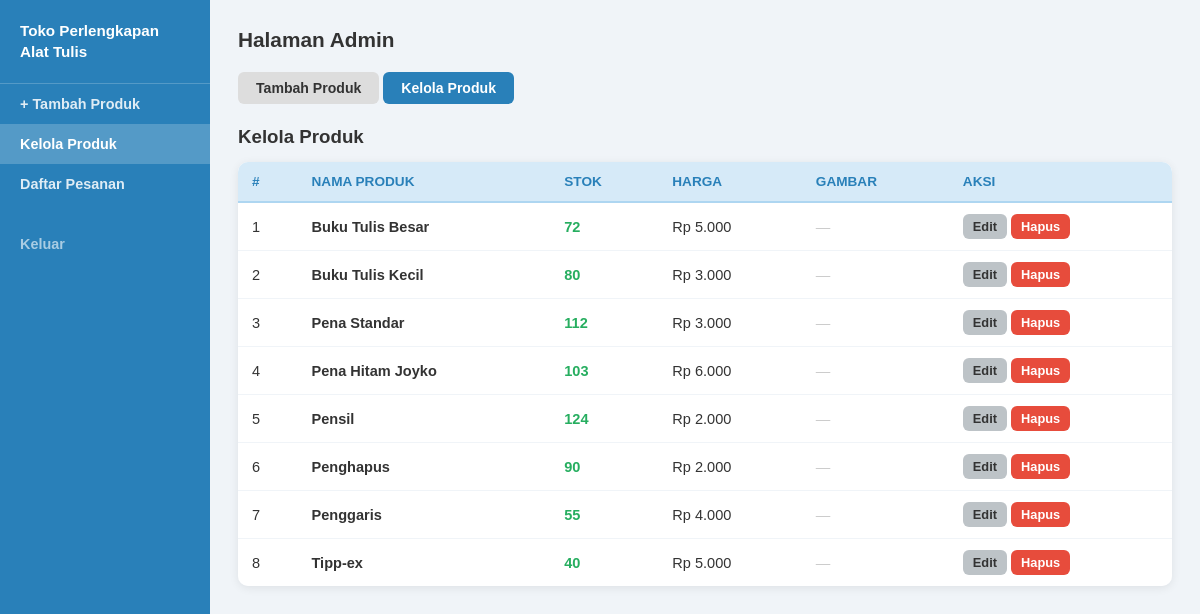
Screenshot of /admin/kelola.php (signed in) with the database file from the repository.
### tables this page shows
CREATE TABLE IF NOT EXISTS produk (
    id INT AUTO_INCREMENT PRIMARY KEY,
    nama_produk VARCHAR(150) NOT NULL,
    harga INT NOT NULL,
    stok INT DEFAULT 0,
    gambar VARCHAR(255) DEFAULT NULL
);

### admin/kelola.php (the view, shortened to what this page needs)
<?php
require_once '../koneksi.php';
$semua          = $conn->query("SELECT * FROM produk ORDER BY id ASC")->fetch_all(MYSQLI_ASSOC);
?>
<!DOCTYPE html>
<html lang="id">
<head>
<link rel="stylesheet" href="../css/style.css">
</head>
<body>
<div class="layout-admin">
    <aside class="sidebar">
        <div class="brand">Toko Perlengkapan<br>Alat Tulis</div>
        <nav>
            <a href="index.php">+ Tambah Produk</a>
            <a href="kelola.php" class="aktif">Kelola Produk</a>
            <a href="pesanan.php">Daftar Pesanan</a>
            <a href="../user/logout.php" style="color:rgba(255,255,255,0.6);margin-top:20px;">Keluar</a>
        </nav>
    </aside>
    <main class="konten">
        <h1>Halaman Admin</h1>
        <div class="tab">
            <a href="index.php">Tambah Produk</a>
            <a href="kelola.php" class="aktif">Kelola Produk</a>
        </div>
        <h3 style="margin-bottom:14px;">Kelola Produk</h3>
        <div class="tabel-wrap">
        <table>
            <thead>
                <tr><th>#</th><th>Nama Produk</th><th>Stok</th><th>Harga</th><th>Gambar</th><th>Aksi</th></tr>
            </thead>
            <tbody>
            <?php foreach ($semua as $i => $p): ?>
            <tr>
                <td><?= $i+1 ?></td>
                <td style="font-weight:bold;"><?= htmlspecialchars($p['nama_produk']) ?></td>
                <td style="color:<?= $p['stok']<10?'#e74c3c':'#27ae60' ?>;font-weight:bold;"><?= $p['stok'] ?></td>
                <td>Rp <?= number_format($p['harga'],0,',','.') ?></td>
                <td>
                    <?php if ($p['gambar'] && file_exists("../uploads/".$p['gambar'])): ?>
                    <img src="../uploads/<?= $p['gambar'] ?>" style="width:40px;height:40px;object-fit:cover;border-radius:5px;">
                    <?php else: ?><span style="color:#ccc;">—</span><?php endif; ?>
                </td>
                <td>
                    <a href="kelola.php?edit=<?= $p['id'] ?>" class="btn btn-abu" style="font-size:0.8rem;padding:5px 10px;">Edit</a>
                    <a href="kelola.php?konfirm=<?= $p['id'] ?>" class="btn btn-merah" style="font-size:0.8rem;padding:5px 10px;">Hapus</a>
                </td>
            </tr>
            <?php endforeach; ?>
            </tbody>
        </table>
        </div>
    </main>
</div>
</body>
</html>

### css/style.css (style rules this page uses)
* { margin: 0; padding: 0; box-sizing: border-box; }
body { font-family: Arial, sans-serif; background: #f0f4f8; color: #333; }
a { text-decoration: none; color: #2980b9; }
.btn { display: inline-block; padding: 8px 20px; border-radius: 6px; border: none; font-size: 0.9rem; font-weight: bold; cursor: pointer; font-family: Arial, sans-serif; }
.btn-merah { background: #e74c3c; color: #fff; }
.btn-abu { background: #bdc3c7; color: #333; }
.tabel-wrap { overflow-x: auto; border-radius: 10px; box-shadow: 0 2px 10px rgba(0,0,0,0.08); }
table { width: 100%; border-collapse: collapse; background: #fff; }
thead tr { background: #d6eaf8; }
th { padding: 12px 14px; text-align: left; font-size: 0.85rem; color: #2980b9; text-transform: uppercase; border-bottom: 2px solid #aed6f1; }
td { padding: 11px 14px; border-bottom: 1px solid #f0f4f8; font-size: 0.91rem; vertical-align: middle; }
tbody tr:last-child td { border-bottom: none; }
.layout-admin { display: flex; min-height: 100vh; }
.sidebar { width: 210px; background: #2980b9; flex-shrink: 0; display: flex; flex-direction: column; }
.sidebar .brand { color: #fff; font-weight: bold; font-size: 0.95rem; padding: 20px; border-bottom: 1px solid rgba(255,255,255,0.2); line-height: 1.4; }
.sidebar nav a { display: block; padding: 12px 20px; color: rgba(255,255,255,0.85); font-size: 0.9rem; font-weight: bold; text-decoration: none; }
.sidebar nav a:hover, .sidebar nav a.aktif { background: rgba(255,255,255,0.2); color: #fff; }
.konten { flex: 1; padding: 28px; background: #f0f4f8; }
.konten h1 { font-size: 1.3rem; margin-bottom: 20px; }
.tab { display: flex; gap: 4px; margin-bottom: 22px; }
.tab a { padding: 8px 18px; border-radius: 6px; font-weight: bold; font-size: 0.88rem; background: #ddd; color: #333; text-decoration: none; }
.tab a.aktif { background: #2980b9; color: #fff; }

### rows the page displays
produk: nama_produk "Buku Tulis Besar", stok "72", harga "5.000"
produk: nama_produk "Buku Tulis Kecil", stok "80", harga "3.000"
produk: nama_produk "Pena Standar", stok "112", harga "3.000"
produk: nama_produk "Pena Hitam Joyko", stok "103", harga "6.000"
produk: nama_produk "Pensil", stok "124", harga "2.000"
produk: nama_produk "Penghapus", stok "90", harga "2.000"
produk: nama_produk "Penggaris", stok "55", harga "4.000"
produk: nama_produk "Tipp-ex", stok "40", harga "5.000"
